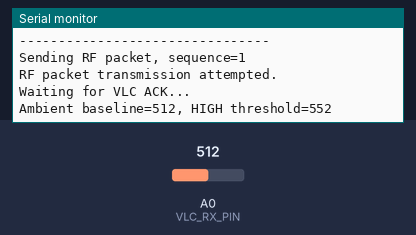
This sketch was run on a simulated Arduino Uno, built with avr-gcc and run on an emulated ATmega328P. Parts: the last lines printed to the serial monitor. Inputs (shaded band) come from the test bench; at power-on: A0 (VLC_RX_PIN) = 512. No radio packets arrive unless stated.

Above: at 5.5 s.
5.6 s: A0 (VLC_RX_PIN) set to 840
At 8.3 s:
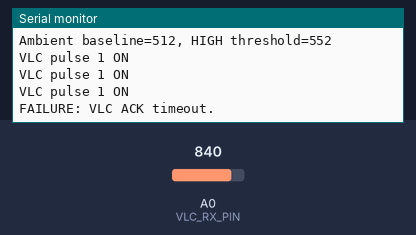
8.6 s: A0 (VLC_RX_PIN) set to 859
At 8.82 s:
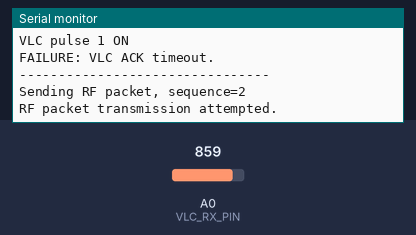

Measured:
- the behaviour switches between 849 and 850 on A0 (VLC_RX_PIN) (found by bisection; images 1 and 2)
- after the input at 5.6 s, the serial monitor: prints a new line at once (image 1)

The sketch:

Node_A.ino
```cpp
/*
  Hybrid RF-VLC Link — Node A
  Arduino Uno + NRF24L01 + LM358/photodiode receiver

  Operation:
    1. Measure ambient receiver level.
    2. Send a sequence-numbered packet over RF.
    3. Wait for Node B's two-pulse VLC acknowledgement.
    4. Report ACK or timeout.

  IMPORTANT:
  Calibrate ACK_DELTA using real LED-OFF and LED-ON measurements.
  This sketch cannot compensate for a receiver output that does not
  change reliably with the transmitted light.
*/

#include <SPI.h>
#include <RF24.h>

RF24 radio(9, 10); // CE, CSN
const byte ADDRESS[6] = "00001";
const byte VLC_RX_PIN = A0;

const unsigned long ACK_TIMEOUT_MS = 2500;
const unsigned long ACK_START_GUARD_MS = 300;

// Tune after measuring stable LED-OFF and LED-ON ADC values.
const int ACK_DELTA = 40;       // LED ON must rise at least this far above baseline
const int LOW_DELTA = 15;       // LED OFF must return close to baseline
const byte BASELINE_SAMPLES = 40;
const unsigned int SAMPLE_GAP_MS = 3;
const unsigned long PULSE_MAX_GAP_MS = 800;

struct Packet {
  uint8_t magic;
  uint8_t nodeId;
  uint16_t sequence;
};

const uint8_t PACKET_MAGIC = 0xA7;
uint16_t sequenceNumber = 0;

int readAverage(byte pin, byte samples) {
  long sum = 0;
  for (byte i = 0; i < samples; i++) {
    sum += analogRead(pin);
    delay(SAMPLE_GAP_MS);
  }
  return (int)(sum / samples);
}

void setup() {
  Serial.begin(9600);
  delay(500);

  Serial.println(F("\n=== NODE A: RF TX + VLC RX ==="));
  pinMode(VLC_RX_PIN, INPUT);

  if (!radio.begin()) {
    Serial.println(F("ERROR: NRF24L01 not detected. Check wiring/power."));
    while (true) {}
  }

  radio.setChannel(76);
  radio.setDataRate(RF24_250KBPS);
  radio.setPALevel(RF24_PA_LOW);
  radio.setAutoAck(false);
  radio.disableCRC(); // same setting must be used on Node B
  radio.openWritingPipe(ADDRESS);
  radio.stopListening();

  Serial.println(F("NRF24L01 detected; ready."));
}

bool waitForVlcAck(int baseline) {
  const int highThreshold = baseline + ACK_DELTA;
  const int lowThreshold = baseline + LOW_DELTA;

  byte state = 0; // 0 wait high1, 1 wait low, 2 wait high2
  unsigned long start = millis();
  unsigned long lastTransition = start;

  Serial.print(F("Ambient baseline="));
  Serial.print(baseline);
  Serial.print(F(", HIGH threshold="));
  Serial.println(highThreshold);

  while (millis() - start < ACK_TIMEOUT_MS) {
    int value = analogRead(VLC_RX_PIN);

    if (state != 0 && millis() - lastTransition > PULSE_MAX_GAP_MS) {
      state = 0;
    }

    if (state == 0) {
      if (value >= highThreshold) {
        state = 1;
        lastTransition = millis();
        Serial.println(F("VLC pulse 1 ON"));
      }
    } else if (state == 1) {
      if (value <= lowThreshold) {
        state = 2;
        lastTransition = millis();
        Serial.println(F("VLC pulse 1 OFF"));
      }
    } else {
      if (value >= highThreshold) {
        Serial.println(F("VLC pulse 2 ON: ACK detected"));
        return true;
      }
    }

    delay(5);
  }
  return false;
}

void loop() {
  // Estimate ambient level before Node B starts its ACK pulses.
  int baseline = readAverage(VLC_RX_PIN, BASELINE_SAMPLES);

  Packet packet;
  packet.magic = PACKET_MAGIC;
  packet.nodeId = 1;
  packet.sequence = sequenceNumber++;

  Serial.println(F("\n--------------------------------"));
  Serial.print(F("Sending RF packet, sequence="));
  Serial.println(packet.sequence);

  radio.stopListening();
  radio.write(&packet, sizeof(packet)); // RF auto-ACK is intentionally disabled
  Serial.println(F("RF packet transmission attempted."));

  // Gives Node A time to enter VLC detection before Node B's light pattern.
  delay(ACK_START_GUARD_MS);
  Serial.println(F("Waiting for VLC ACK..."));

  if (waitForVlcAck(baseline)) {
    Serial.println(F("SUCCESS: VLC ACK received."));
  } else {
    Serial.println(F("FAILURE: VLC ACK timeout."));
  }

  delay(1000);
}
```
